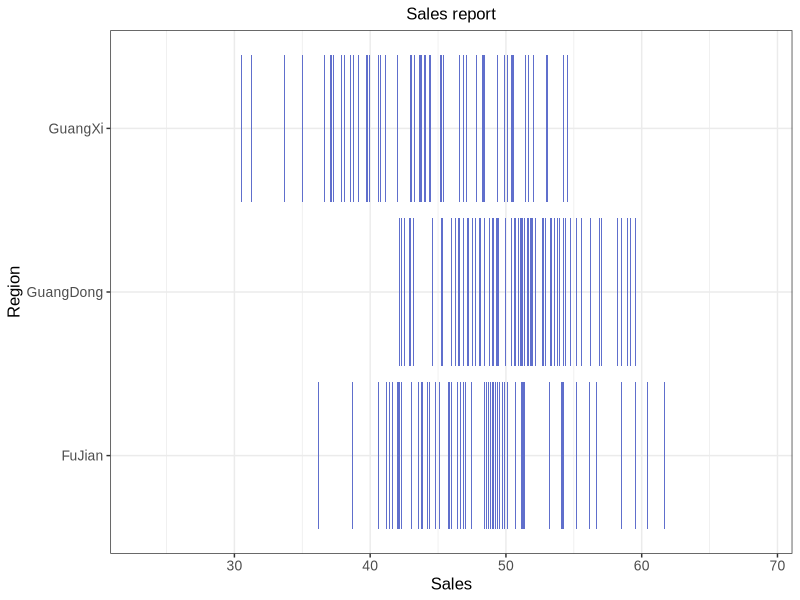

Source code (R):
## ---- chunk 1
# 安装包
if (!requireNamespace("ggplot2", quietly = TRUE)) {
  install.packages("ggplot2")
}

# 加载包
library(ggplot2)
## ---- chunk 2
# 加载数据
data <- read.table("files/Hiplot/002-barcode-plot-data.txt", header = T)
# 查看数据
head(data)
## ---- chunk 3
#| label: fig-1Barcode-plot
#| fig-cap: "条码图"
#| out.width: "95%"
#| warning: false

# 条码图
p <- ggplot(data, aes(x = sales, y = region)) +
  geom_tile(width = 0.01, height = 0.9, fill = "#606fcc") + # 控制条带的宽度和高度
  theme_bw() +
  labs(title = "Sales report", x = "Sales", y = "Region") +
  theme(text = element_text(family = "Arial"),
        plot.title = element_text(size = 12,hjust = 0.5),
        axis.title = element_text(size = 12),
        axis.text = element_text(size = 10),
        axis.text.x = element_text(angle = 0, hjust = 0.5,vjust = 1),
        legend.position = "right",
        legend.direction = "vertical",
        legend.title = element_text(size = 10),
        legend.text = element_text(size = 10))

p
